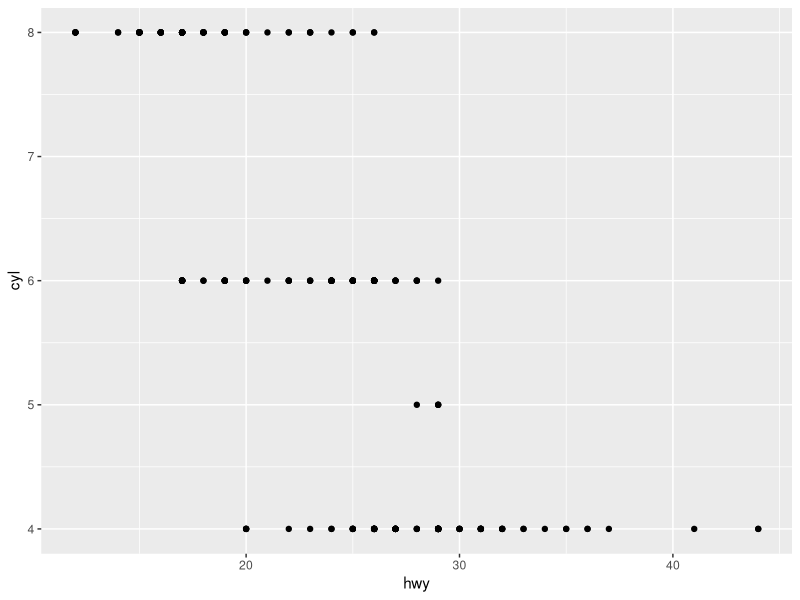

Source code (R):
## ---- chunk 1
knitr::opts_chunk$set(echo = TRUE)
## ---- chunk 2
library(tidyverse)
## ---- chunk 3
ggplot(data = mpg) + 
  geom_point(mapping = aes(x = hwy, y = cyl))
